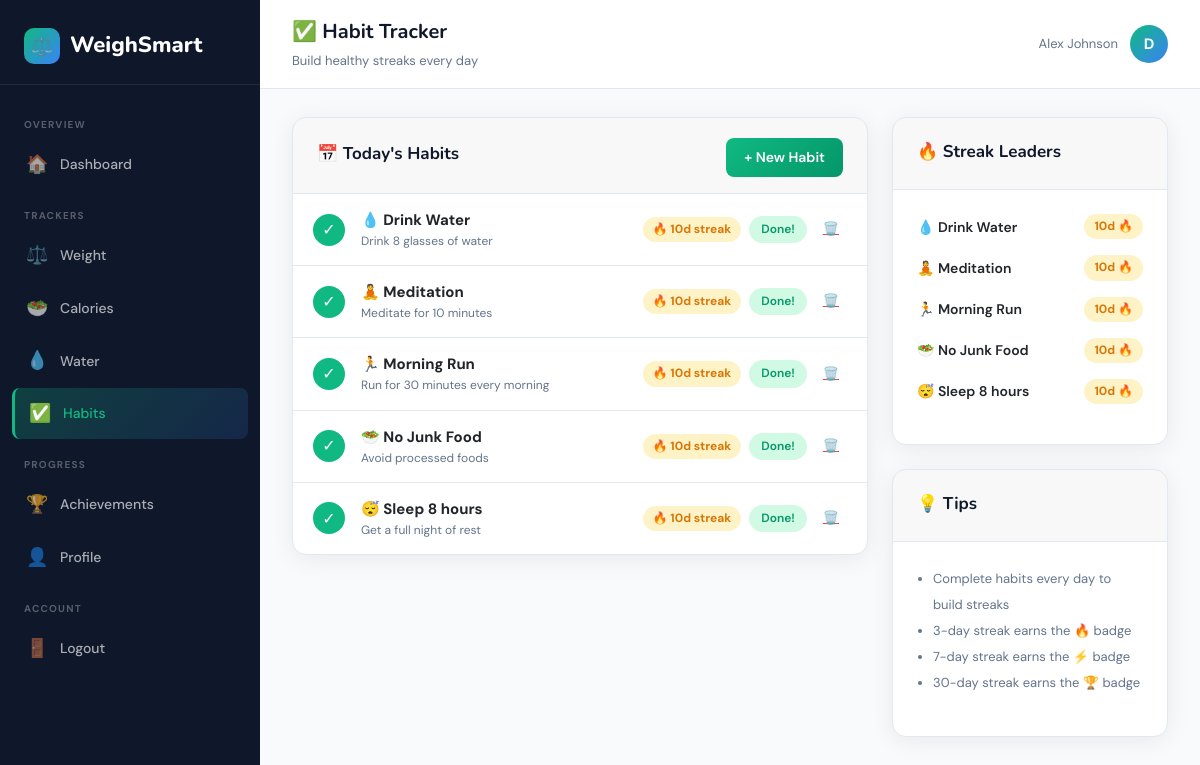
Screenshot of /habits/ (signed in) with the database file from the repository.
### tracker/models.py (models this page shows, shortened)
class Habit(models.Model):
    FREQUENCY_CHOICES = [
        ('daily', 'Daily'),
        ('weekly', 'Weekly'),
    ]
    user = models.ForeignKey(User, on_delete=models.CASCADE, related_name='habits')
    name = models.CharField(max_length=200)
    description = models.TextField(blank=True)
    frequency = models.CharField(max_length=10, choices=FREQUENCY_CHOICES, default='daily')
    icon = models.CharField(max_length=50, default='✅')
    is_active = models.BooleanField(default=True)
    created_at = models.DateTimeField(auto_now_add=True)
    class Meta:
        ordering = ['name']
    def get_current_streak(self):
        completions = HabitCompletion.objects.filter(
            habit=self
        ).order_by('-date').values_list('date', flat=True)
        if not completions:
            return 0
        streak = 0
        check_date = date.today()
        for comp_date in completions:
            if comp_date == check_date:
                streak += 1
                check_date = date(check_date.year, check_date.month, check_date.day)
                from datetime import timedelta
                check_date = check_date - timedelta(days=1)
            else:
                break
        return streak
    def is_completed_today(self):
        return HabitCompletion.objects.filter(habit=self, date=date.today()).exists()

### tracker/views.py (the view)
# urls.py: path('habits/', views.habit_tracker, name='habit_tracker'),
@login_required
def habit_tracker(request):
    user = request.user
    today = date.today()
    habits = Habit.objects.filter(user=user, is_active=True)
    habits_with_status = []
    for habit in habits:
        habits_with_status.append({
            'habit': habit,
            'completed_today': habit.is_completed_today(),
            'streak': habit.get_current_streak(),
        })
    context = {
        'habits_with_status': habits_with_status,
        'today': today,
    }
    return render(request, 'habits/tracker.html', context)

### templates/habits/tracker.html (shortened to what this page needs)
{% extends 'base.html' %}
{% block page_title %}✅ Habit Tracker{% endblock %}
{% block page_subtitle %}Build healthy streaks every day{% endblock %}
{% block content %}
<div class="row g-4">
  <div class="col-lg-8">
    <div class="card">
      <div class="card-header">
        <span class="card-title">📅 Today's Habits</span>
        <a href="{% url 'add_habit' %}" class="btn btn-primary btn-sm">+ New Habit</a>
      </div>
      {% if habits_with_status %}
      <div>
        {% for item in habits_with_status %}
        <div class="habit-item">
          <a href="{% url 'toggle_habit' item.habit.pk %}" style="text-decoration:none;">
            <div class="habit-toggle {% if item.completed_today %}done{% endif %}">
              {% if item.completed_today %}✓{% endif %}
            </div>
          </a>
          <div style="flex:1;">
            <div style="font-weight:700;font-size:15px;">
              {{ item.habit.icon }} {{ item.habit.name }}
            </div>
            {% if item.habit.description %}
            <div style="font-size:12px;color:var(--text-muted);">{{ item.habit.description }}</div>
            {% endif %}
          </div>
          <div class="d-flex align-items-center gap-2">
            {% if item.streak > 0 %}
            <span class="streak-badge">🔥 {{ item.streak }}d streak</span>
            {% endif %}
            {% if item.completed_today %}
            <span class="badge-pill badge-green">Done!</span>
            {% else %}
            <span class="badge-pill badge-gray">Pending</span>
            {% endif %}
            <a href="{% url 'delete_habit' item.habit.pk %}"
               class="btn-danger-sm"
               onclick="return confirm('Archive this habit?')" title="Archive">🗑️</a>
          </div>
        </div>
        {% endfor %}
      </div>
      {% endif %}
    </div>
  </div>
  <div class="col-lg-4">
    <div class="card mb-4">
      <div class="card-header"><span class="card-title">🔥 Streak Leaders</span></div>
      <div class="card-body">
        {% for item in habits_with_status %}
        {% if item.streak > 0 %}
        <div class="d-flex align-items-center justify-content-between mb-3">
          <div style="font-size:14px;font-weight:600;">
            {{ item.habit.icon }} {{ item.habit.name }}
          </div>
          <span class="streak-badge">{{ item.streak }}d 🔥</span>
        </div>
        {% endif %}
        {% empty %}
        <p style="font-size:14px;color:var(--text-muted);text-align:center;">No streaks yet — start completing habits!</p>
        {% endfor %}
      </div>
    </div>
    <div class="card">
      <div class="card-header"><span class="card-title">💡 Tips</span></div>
      <div class="card-body">
        <ul style="font-size:13px;color:var(--text-muted);padding-left:16px;line-height:2;">
          <li>Complete habits every day to build streaks</li>
          <li>3-day streak earns the 🔥 badge</li>
          <li>7-day streak earns the ⚡ badge</li>
          <li>30-day streak earns the 🏆 badge</li>
        </ul>
      </div>
    </div>
  </div>
</div>
{% endblock %}

### templates/base.html (shortened to what this page needs)
<!DOCTYPE html>
<html lang="en">
<head>
{% load static %}
<link rel="stylesheet" href="https://cdn.jsdelivr.net/npm/bootstrap@5.3.2/dist/css/bootstrap.min.css">
<link rel="stylesheet" href="{% static 'css/style.css' %}">
</head>
<body>
<aside class="sidebar" id="sidebar">
  <div class="sidebar-brand">
    <a href="{% url 'dashboard' %}" class="logo">
      <span class="logo-icon">⚖️</span>
      WeighSmart
    </a>
  </div>
  <nav class="sidebar-nav">
    <div class="nav-section-label">Overview</div>
    <a href="{% url 'dashboard' %}" class="nav-link {% if request.resolver_match.url_name == 'dashboard' %}active{% endif %}">
      <span class="nav-icon">🏠</span> Dashboard
    </a>
    <div class="nav-section-label">Trackers</div>
    <a href="{% url 'weight_tracker' %}" class="nav-link {% if request.resolver_match.url_name == 'weight_tracker' %}active{% endif %}">
      <span class="nav-icon">⚖️</span> Weight
    </a>
    <a href="{% url 'calorie_tracker' %}" class="nav-link {% if request.resolver_match.url_name == 'calorie_tracker' %}active{% endif %}">
      <span class="nav-icon">🥗</span> Calories
    </a>
    <a href="{% url 'water_tracker' %}" class="nav-link {% if request.resolver_match.url_name == 'water_tracker' %}active{% endif %}">
      <span class="nav-icon">💧</span> Water
    </a>
    <a href="{% url 'habit_tracker' %}" class="nav-link {% if request.resolver_match.url_name == 'habit_tracker' %}active{% endif %}">
      <span class="nav-icon">✅</span> Habits
    </a>
    <div class="nav-section-label">Progress</div>
    <a href="{% url 'achievements' %}" class="nav-link {% if request.resolver_match.url_name == 'achievements' %}active{% endif %}">
      <span class="nav-icon">🏆</span> Achievements
    </a>
    <a href="{% url 'profile' %}" class="nav-link {% if request.resolver_match.url_name == 'profile' %}active{% endif %}">
      <span class="nav-icon">👤</span> Profile
    </a>
    <div class="nav-section-label">Account</div>
    <a href="{% url 'logout' %}" class="nav-link">
      <span class="nav-icon">🚪</span> Logout
    </a>
  </nav>
</aside>
<div class="main-content">
  <div class="topbar">
    <div>
      <span class="page-title">{% block page_title %}Dashboard{% endblock %}</span><br>
      <span class="page-subtitle">{% block page_subtitle %}{% endblock %}</span>
    </div>
    <div class="user-menu">
      <span style="font-size:13px;color:var(--text-muted);">{{ request.user.get_full_name|default:request.user.username }}</span>
      <div class="user-avatar">{{ request.user.username|first|upper }}</div>
    </div>
  </div>
  <div class="content-area">
    {% block content %}{% endblock %}
  </div>
</div>
</body>
</html>

### rows the page displays
Habit: habit.icon "💧", habit.name "Drink Water", habit.description "Drink 8 glasses of water", streak "10"
Habit: habit.icon "🧘", habit.name "Meditation", habit.description "Meditate for 10 minutes", streak "10"
Habit: habit.icon "🏃", habit.name "Morning Run", habit.description "Run for 30 minutes every morning", streak "10"
Habit: habit.icon "🥗", habit.name "No Junk Food", habit.description "Avoid processed foods", streak "10"
Habit: habit.icon "😴", habit.name "Sleep 8 hours", habit.description "Get a full night of rest", streak "10"

### other values shown
{{ request.user.get_full_name|default:request.user.username }} "Alex Johnson"
{{ request.user.username|first|upper }} "D"
